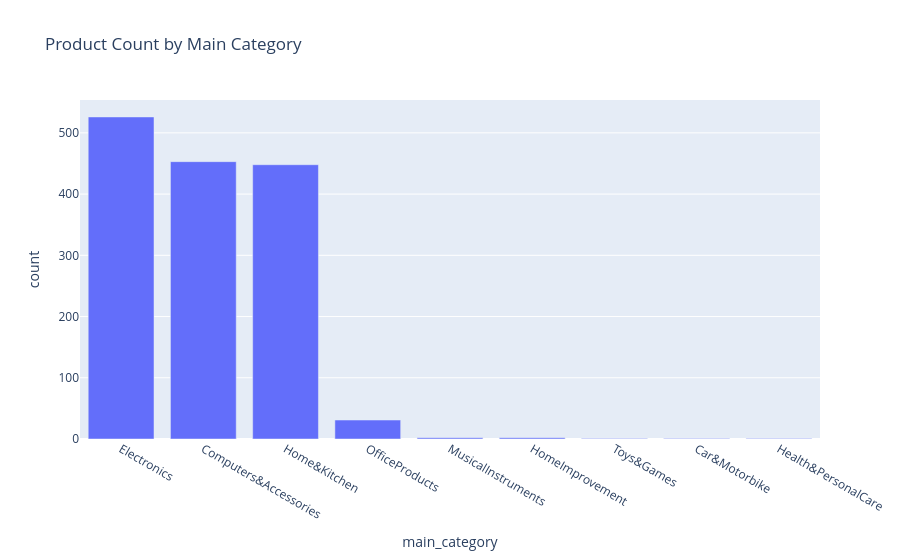

Here is the notebook cell this chart was saved with:
### Markdown cell above
**Interpretation guidance:**
- Compare the mean, median, and skew values in the table rather than assuming every numeric column has the same distribution.
- A positive skew indicates a longer right tail; in that case, the median can describe a typical value better than the mean.
- Ratings are bounded by the rating scale, while prices and rating counts can span a much wider range.
- Treat these as descriptions of this dataset, not as universal rules. Check the actual statistics before writing final conclusions.

### 6b. Categorical columns — frequency counts

### Code cell
main_cat_counts = clean_df['main_category'].value_counts().reset_index()
main_cat_counts.columns = ['main_category', 'count']

fig = px.bar(main_cat_counts, x='main_category', y='count',
             title='Product Count by Main Category')
fig.show()

### Figure 1 — Plotly figure (JSON) as saved in the notebook; plotly's stock layout.template omitted (floating-point values rounded to 4 significant figures)
{"data": [{"hovertemplate": "main_category=%{x}<br>count=%{y}<extra></extra>", "legendgroup": "", "marker": {"color": "#636efa", "pattern": {"shape": ""}}, "name": "", "orientation": "v", "showlegend": false, "textposition": "auto", "type": "bar", "x": ["Electronics", "Computers&Accessories", "Home&Kitchen", "OfficeProducts", "MusicalInstruments", "HomeImprovement", "Toys&Games", "Car&Motorbike", "Health&PersonalCare"], "xaxis": "x", "y": [526, 453, 448, 31, 2, 2, 1, 1, 1], "yaxis": "y"}], "layout": {"barmode": "relative", "legend": {"tracegroupgap": 0}, "title": {"text": "Product Count by Main Category"}, "xaxis": {"anchor": "y", "domain": [0, 1], "title": {"text": "main_category"}}, "yaxis": {"anchor": "x", "domain": [0, 1], "title": {"text": "count"}}}}
